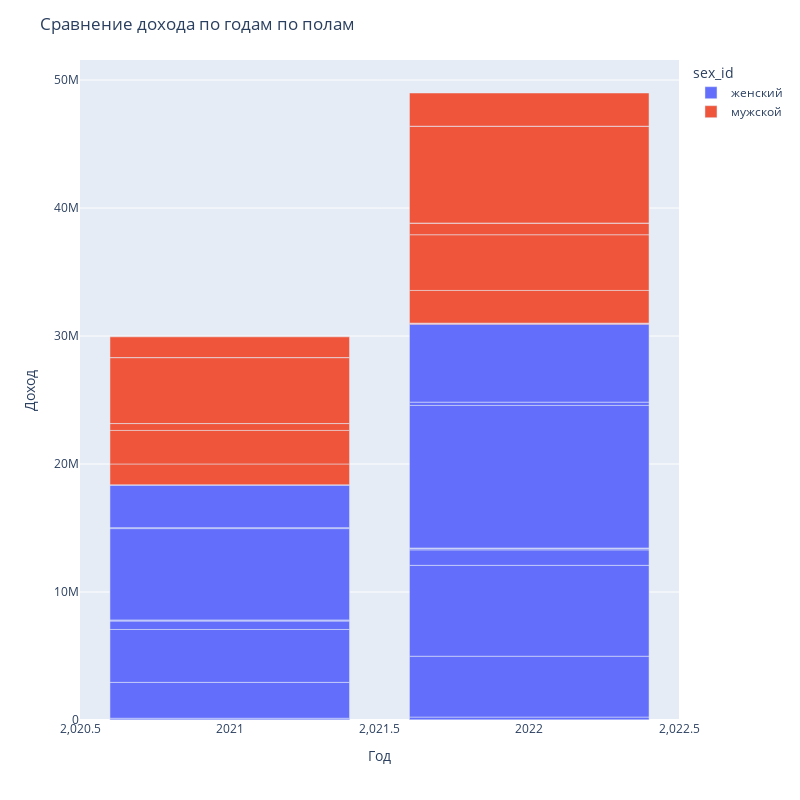

Notebook source saved alongside this figure:
### Markdown cell above
**Поскольку, опять же, цифры не дают ясной картины, построим график**

### Code cell
data_srav_sex = data_comparable.pivot_table(index = ['category_name', 'sex_id','year'], values = 'service_amount', aggfunc='sum').sort_values(by = 'service_amount', ascending = False).reset_index()
fig = px.bar(data_srav_sex.sort_values(by = 'category_name', ascending = False), x = 'year', y = 'service_amount', color ='sex_id')
fig.update_layout(title = 'Сравнение дохода по годам по полам', xaxis_title = 'Год', yaxis_title = 'Доход', height = 800, width = 800, xaxis={'categoryorder':'total descending'})
fig.show()

### Figure 1 — Plotly figure (JSON) as saved in the notebook; plotly's stock layout.template omitted (floating-point values rounded to 4 significant figures)
{"data": [{"alignmentgroup": "True", "hovertemplate": "sex_id=женский<br>year=%{x}<br>service_amount=%{y}<extra></extra>", "legendgroup": "женский", "marker": {"color": "#636efa", "pattern": {"shape": ""}}, "name": "женский", "offsetgroup": "женский", "orientation": "v", "showlegend": true, "textposition": "auto", "type": "bar", "x": [2022, 2021, 2021, 2022, 2021, 2022, 2022, 2021, 2021, 2022, 2022, 2021, 2022, 2021, 2022, 2021, 2021, 2022, 2022, 2021, 2021, 2022], "xaxis": "x", "y": [6480, 4410, 18260, 13050, 115177, 209030, 4754340, 2801942, 4133925, 7099735, 1210880, 657080, 123085, 82749, 21880, 5544, 7135053, 11140707, 254630, 74719, 3340554, 6092218], "yaxis": "y"}, {"alignmentgroup": "True", "hovertemplate": "sex_id=мужской<br>year=%{x}<br>service_amount=%{y}<extra></extra>", "legendgroup": "мужской", "marker": {"color": "#EF553B", "pattern": {"shape": ""}}, "name": "мужской", "offsetgroup": "мужской", "orientation": "v", "showlegend": true, "textposition": "auto", "type": "bar", "x": [2022, 2021, 2021, 2022, 2022, 2021, 2022, 2021, 2021, 2022, 2021, 2022, 2022, 2021, 2021, 2022, 2021, 2022], "xaxis": "x", "y": [78320, 1470, 3320, 4900, 2551260, 1628120, 4353630, 2621010, 536683, 909160, 5775, 4560, 7565847, 5142323, 13125, 600, 1614398, 2592350], "yaxis": "y"}], "layout": {"barmode": "relative", "height": 800, "legend": {"title": {"text": "sex_id"}, "tracegroupgap": 0}, "margin": {"t": 60}, "title": {"text": "Сравнение дохода по годам по полам"}, "width": 800, "xaxis": {"anchor": "y", "categoryorder": "total descending", "domain": [0, 1], "title": {"text": "Год"}}, "yaxis": {"anchor": "x", "domain": [0, 1], "title": {"text": "Доход"}}}}
